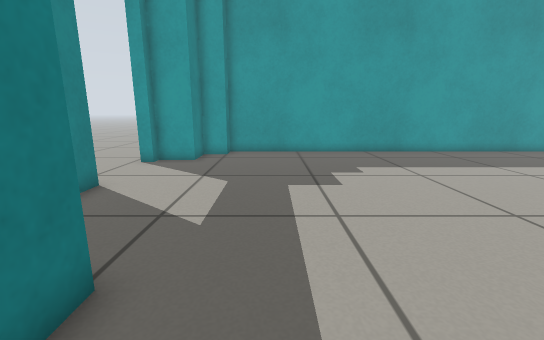
[1] (above)

12 first-person views from a walk through a robot-simulator world made for Gazebo. The camera is 0.57 m above the floor, tilts 12° down and sees 90° across. The floor is counted in squares, 0.25 m on a side. Each view is taken from the middle of a square. On the plan, view 1 faces up. The plan holds only what a view shows up to about 17 squares ahead; the rest is blank.

[2]
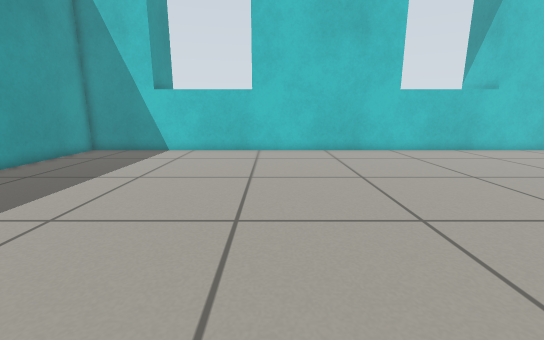

[3]
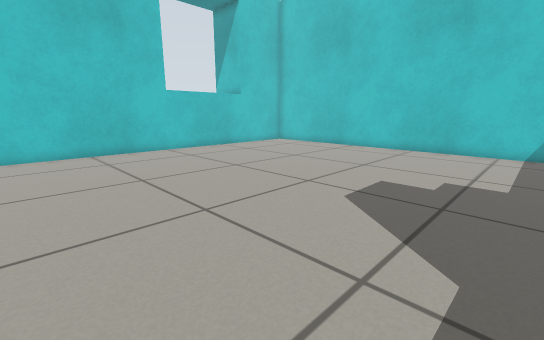

[4]
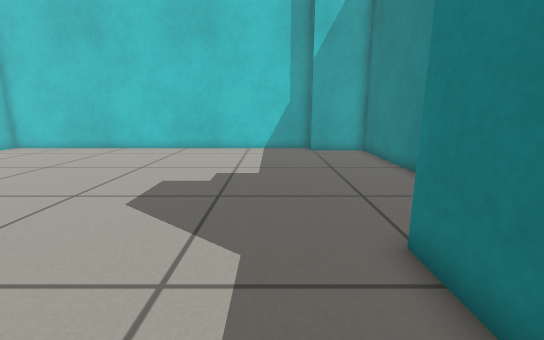

[5]
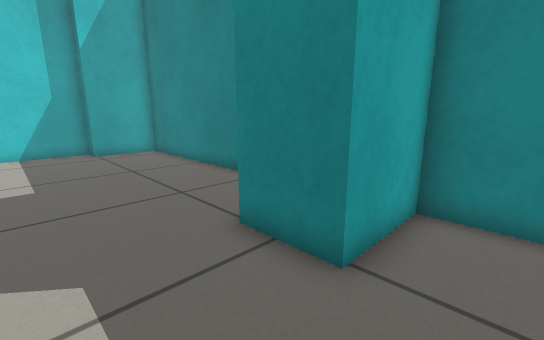

[6]
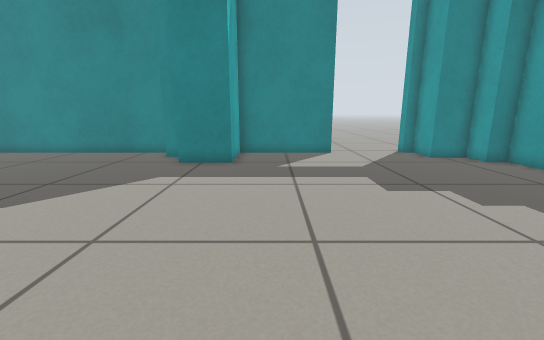

[7]
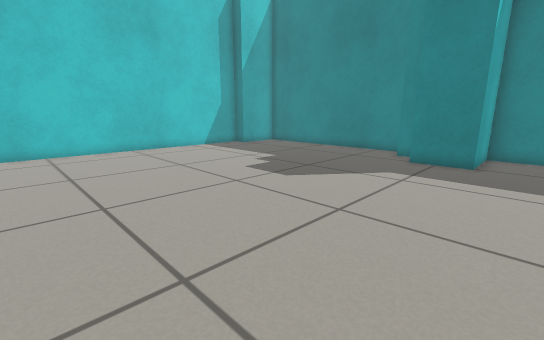

[8]
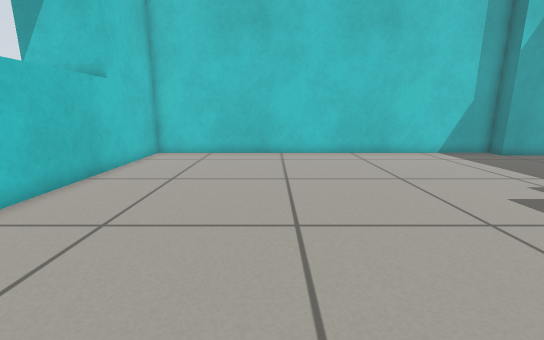

[9]
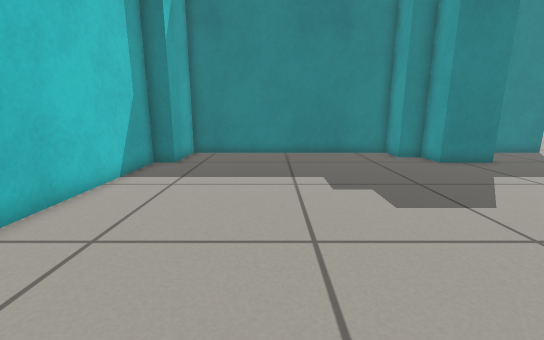

[10]
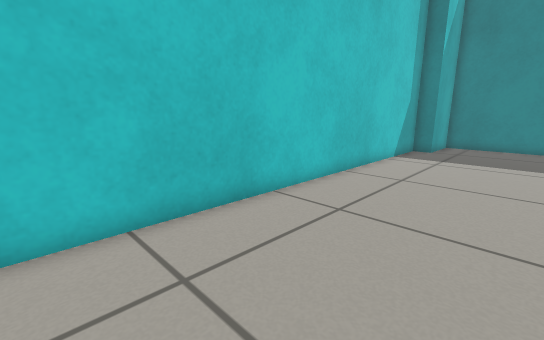

[11]
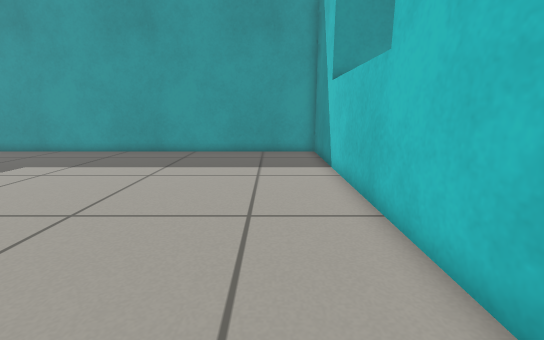

[12]
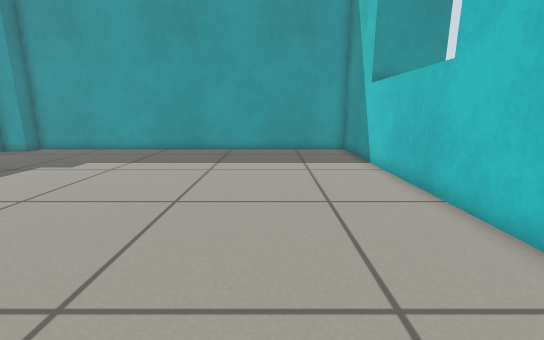

### Floor plan
Points are (right, up) in squares from view 1. A wall is a line through its corners. A room is listed if a view was taken in it or the views show most of it. See-through windows are left out.
Room 1 (views 1, 2, 3, 4, 5, 6, 7, 8, 9, 10, 11, 12)
walls: (-5.5, 8.5) (-5.5, 3.2) (-2.3, 3.2) (-2.3, 0.7) (-3.9, 0.7) (-3.9, -0.4) (-5.5, -0.4) (-5.5, -11.5) (-2.3, -11.5) (-2.3, -12.5) (16.5, -12.5) (16.5, 16) (-2.3, 16) (-2.3, 14.9) (-3.8, 14.9) (-3.8, 13.1) (-5.5, 13.1)
ways out: opening at (-6, 10.5)

Where each view was taken, in squares from view 1:
view 1: 0 up, 0 right, facing up
view 2: 5 up, 0 right, facing right
view 3: 5 up, 0 right, facing down-right
view 4: 5 up, 0 right, facing down
view 5: 5 up, 1 right, facing down-left
view 6: 5 up, 10 right, facing left
view 7: 5 up, 11 right, facing down-left
view 8: 3 up, 10 right, facing down
view 9: 7 down, 10 right, facing left
view 10: 7 down, 15 right, facing down-left
view 11: 0 up, 14 right, facing up
view 12: 1 down, 12 right, facing up
